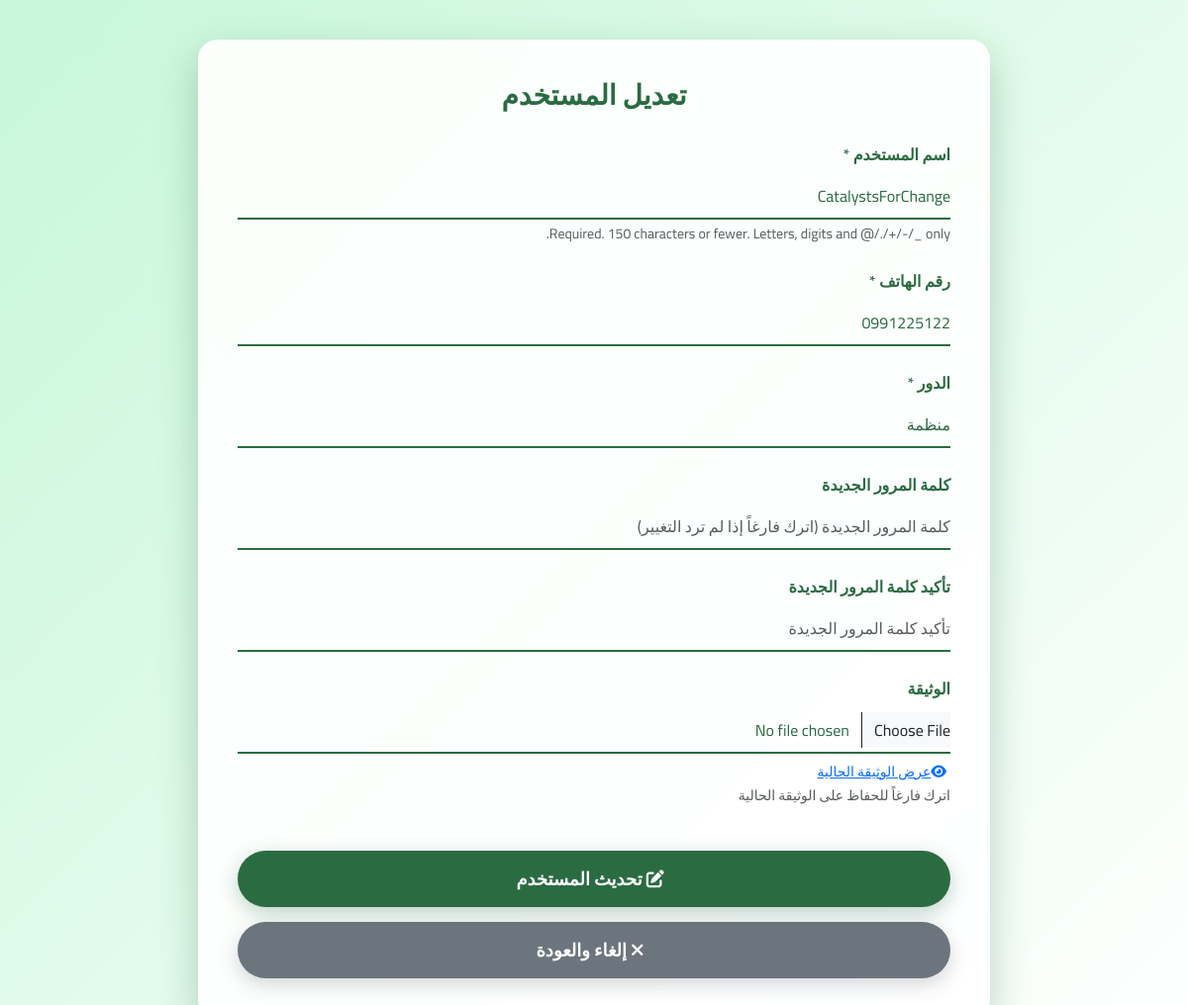
Screenshot of /user-management/2/update/ (signed in) with the database file from the repository.
### accounts/models.py (models this page shows, shortened)
class User(AbstractUser):
    ROLE_CHOICES = [
        ('citizen', 'مواطن'),
        ('organization', 'منظمة'),
        ('contractor', 'متعهد'),
        ('system_admin', 'مدير النظام'),
    ]
    role = models.CharField(max_length=20, choices=ROLE_CHOICES, default='citizen')
    phone_number = models.CharField(max_length=15, blank=False, null=False)
    document = models.ImageField(upload_to='user_documents/', blank=True, null=True)
    is_deleted = models.BooleanField(default=False, verbose_name='محذوف نهائياً')

### user_management/views.py (the view)
# urls.py: path('<int:pk>/update/', views.user_update, name='user_update'),
@login_required
def user_update(request, pk):
    if request.user.role != 'system_admin':
        messages.error(request, "ليس لديك صلاحية الوصول لهذه الصفحة")
        return redirect('home:index')
    user = get_object_or_404(User, pk=pk)
    if user.role == 'system_admin':
        messages.error(request, "لا يمكن تعديل مدير النظام")
        return redirect('user_management:user_list')
    if request.method == 'POST':
        form = UserEditForm(request.POST, request.FILES, instance=user)
        if form.is_valid():
            form.save()
            messages.success(request, f'تم تحديث المستخدم {user.username} بنجاح')
            return redirect('user_management:user_list')
        else:
            messages.error(request, 'يرجى تصحيح الأخطاء في النموذج')
    else:
        form = UserEditForm(instance=user)
    context = {
        'form': form,
        'title': 'تعديل المستخدم',
        'hide_navbar': True
    }
    return render(request, 'user_management/user_form.html', context)

### templates/user_management/user_form.html (shortened to what this page needs)
{% extends 'base/base.html' %}
{% load crispy_forms_tags %}
{% load static %}
{% block content %}
<div class="user-form-page">
    <div class="container">
        <div class="form-box">
            <h1 class="form-title">{{ title }}</h1>
            <form method="post" enctype="multipart/form-data" class="user-form" data-is-edit="{% if form.instance.pk %}true{% else %}false{% endif %}">
                <div class="form-group">
                    {{ form.username|as_crispy_field }}
                </div>
                <div class="form-group">
                    {{ form.phone_number|as_crispy_field }}
                </div>
                <div class="form-group">
                    {{ form.role|as_crispy_field }}
                </div>
                {% if title == 'إضافة مستخدم جديد' %}
                    <div class="form-group">
                        {{ form.password1|as_crispy_field }}
                    </div>
                    <div class="form-group">
                        {{ form.password2|as_crispy_field }}
                    </div>
                {% else %}
                    <div class="form-group">
                        <label for="id_new_password1">كلمة المرور الجديدة</label>
                        <input type="password" name="new_password1" class="form-control" id="id_new_password1"
                               placeholder="كلمة المرور الجديدة (اترك فارغاً إذا لم ترد التغيير)">
                    </div>
                    <div class="form-group">
                        <label for="id_new_password2">تأكيد كلمة المرور الجديدة</label>
                        <input type="password" name="new_password2" class="form-control" id="id_new_password2"
                               placeholder="تأكيد كلمة المرور الجديدة">
                    </div>
                {% endif %}
                <div class="form-group" id="document-field" style="display: none;">
                    <label for="id_document">الوثيقة</label>
                    <input type="file" name="document" class="form-control" id="id_document">
                    <small class="text-muted">
                        {% if form.instance.pk and form.instance.document %}
                            <a href="{{ form.instance.document.url }}" target="_blank" class="current-document-link mt-2 d-inline-block">
                                <i class="fas fa-eye me-1"></i>عرض الوثيقة الحالية
                            </a><br>
                        {% endif %}
                        {% if title == 'إضافة مستخدم جديد' %}
                         الوثيقة مطلوبة للمنظمة والمتعهد
                        {% else %}
                            اترك فارغاً للحفاظ على الوثيقة الحالية
                        {% endif %}
                    </small>
                </div>
                <button type="submit" class="btn-submit">
                    {% if title == 'إضافة مستخدم جديد' %}
                        <i class="fas fa-plus-circle me-2"></i> إضافة المستخدم
                    {% else %}
                        <i class="fas fa-edit me-2"></i> تحديث المستخدم
                    {% endif %}
                </button>
                <a href="{% url 'user_management:user_list' %}" class="btn-cancel">
                    <i class="fas fa-times me-2"></i> إلغاء والعودة
                </a>
            </form>
        </div>
    </div>
</div>
{% endblock %}

### static/css/style.css (style rules this page uses)
:root { --primary-color: #2b6b42; --primary-light: #3a8a57; --text-color: #333; --white: #ffffff; }
* { margin: 0; padding: 0; box-sizing: border-box; }
body { font-family: 'Cairo', 'IBM Plex Sans Arabic', sans-serif; direction: rtl; overflow-x: hidden; }

### static/css/home.css (style rules this page uses)
.form-select { border: 1px solid var(--primary-light); border-radius: 8px; padding: 10px; color: var(--primary-color); width: 100%; }

### templates/user_management/user_form.html (style rules this page uses)
.user-form-page { min-height: 100vh; background: linear-gradient(135deg, #4ee78651 0%, rgba(255, 255, 255, 0.9) 100%); padding-top: 40px; padding-bottom: 60px; }
.form-title { color: #2b6b42; text-align: center; margin-bottom: 30px; font-weight: 700; font-size: 28px; font-family: 'Cairo', sans-serif; }
.form-box { background: rgba(255, 255, 255, 0.9); backdrop-filter: blur(10px); border: 0px solid #4ee786; border-radius: 20px; padding: 40px; max-width: 800px; margin: 0 auto; box-shadow: 0 15px 40px rgba(43, 107, 66, 0.3); }
.user-form .form-group { margin-bottom: 25px; }
.user-form label { color: #2b6b42; font-weight: 600; margin-bottom: 8px; display: block; font-family: 'Cairo', sans-serif; }
.user-form .form-control { background: transparent; border: none; border-bottom: 2px solid #2b6b42; border-radius: 0; color: #2b6b42; padding: 10px 0; font-size: 16px; width: 100%; }
.form-select { background: transparent; border: none; border-bottom: 2px solid #2b6b42; border-radius: 0; color: #2b6b42; padding: 10px 0; font-size: 16px; cursor: pointer; width: 100%; }
.form-select option { background: rgba(255, 255, 255, 0.9); color: #2b6b42; }
.btn-submit { background-color: #2b6b42; color: white; border: none; border-radius: 50px; padding: 15px 40px; font-size: 18px; font-weight: 600; box-shadow: 0 6px 20px rgba(43, 107, 66, 0.3); transition: all 0.3s; width: 100%; margin-top: 20px; font-family: 'Cairo', sans-serif; }
.btn-cancel { background-color: #6c757d; color: white; border: none; border-radius: 50px; padding: 15px 40px; font-size: 18px; font-weight: 600; box-shadow: 0 6px 20px rgba(108, 117, 125, 0.3); transition: all 0.3s; width: 100%; margin-top: 15px; font-family: 'Cairo', sans-serif; text-decoration: none; display: block; text-align: center; }

### rows the page displays
User: username "CatalystsForChange", phone_number "0991225122", role "منظمة"

### other values shown
{{ title }} "تعديل المستخدم"
